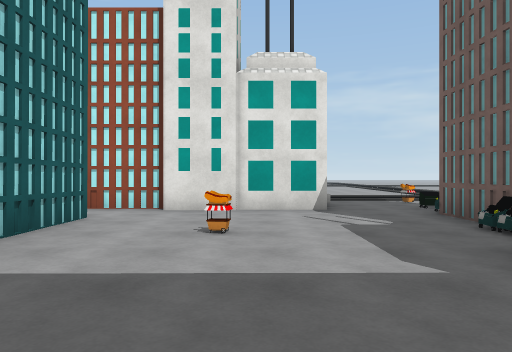
[1] (above)

19 first-person views from a walk through a 3-D level made in the Unity game engine. The camera is 1.3 m above the floor, looks level and sees 70° across. The floor is counted in squares, 2 m on a side. Each view is taken from the middle of a square. On the plan, view 1 faces up. The plan holds only what a view shows up to about 11 squares ahead; the rest is blank. The place goes on beyond the plan. Some surface patterns are stand-ins.

[2]
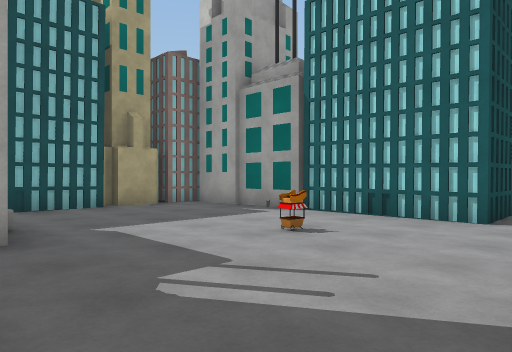

[3]
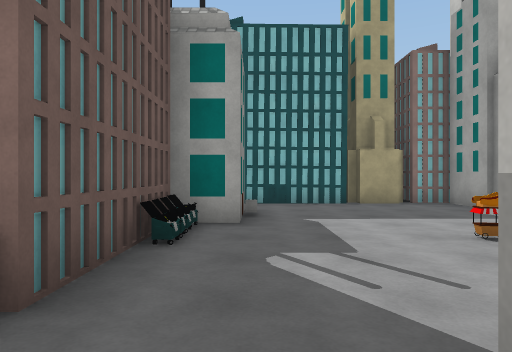

[4]
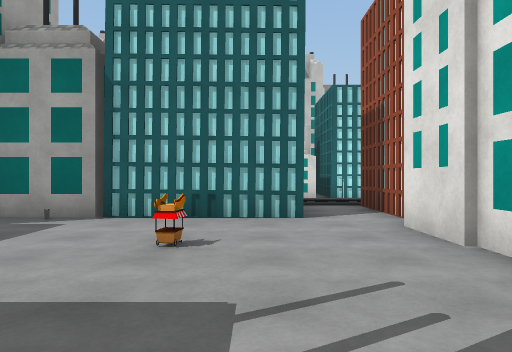

[5]
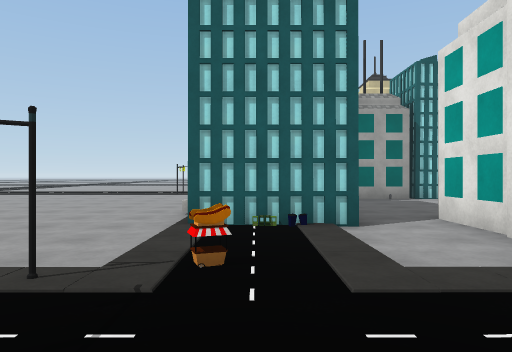

[6]
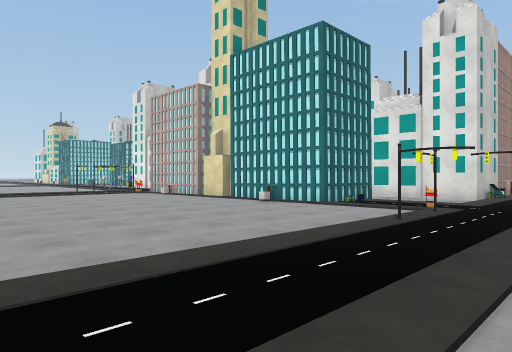

[7]
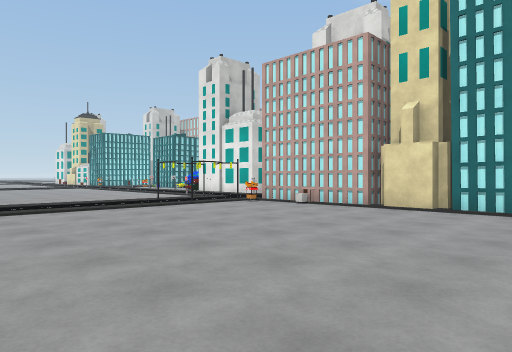

[8]
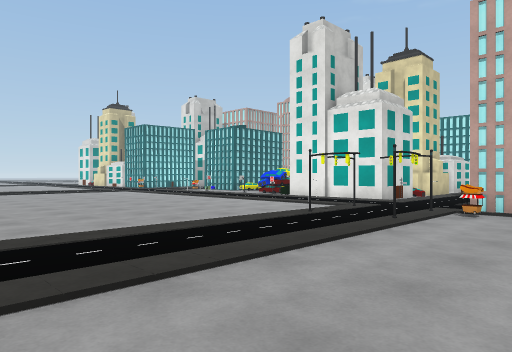

[9]
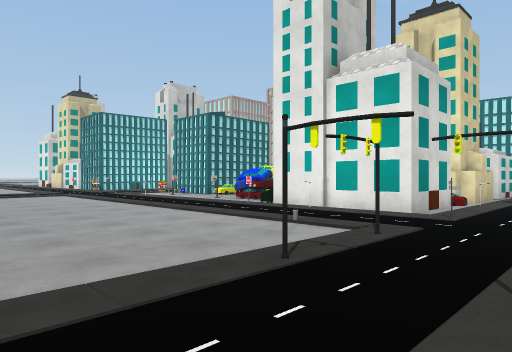

[10]
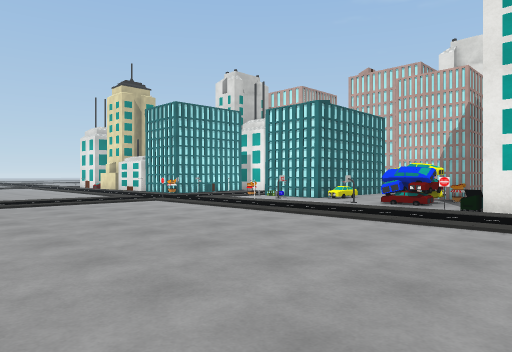

[11]
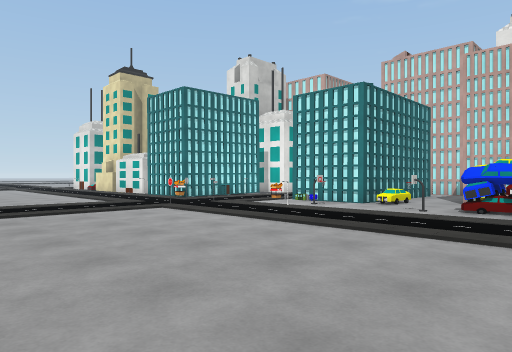

[12]
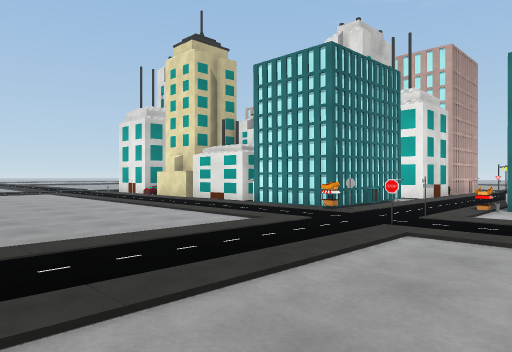

[13]
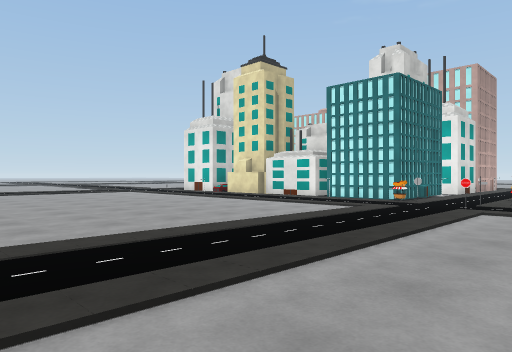

[14]
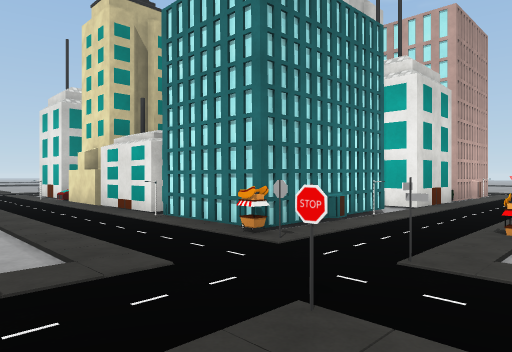

[15]
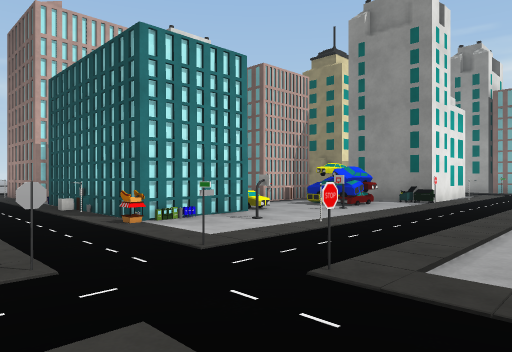

[16]
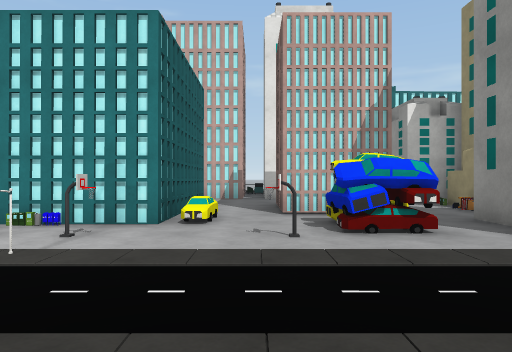

[17]
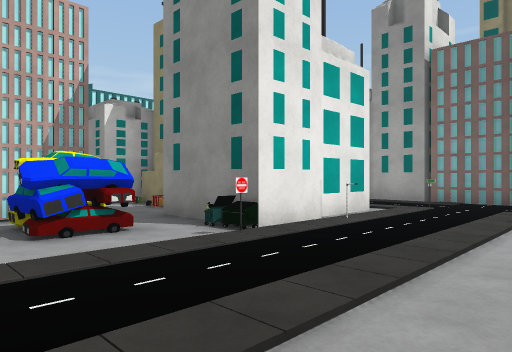

[18]
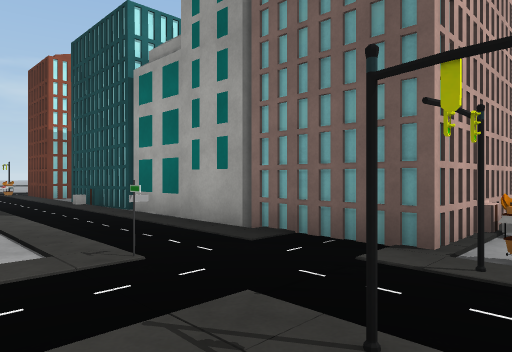

[19]
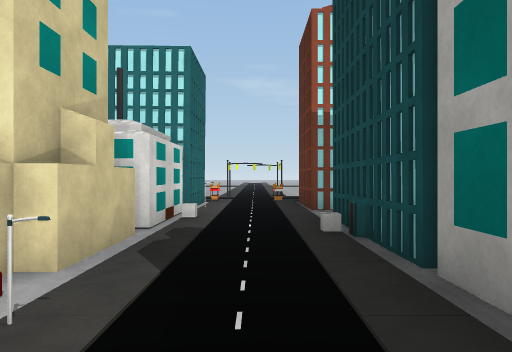

### Floor plan
Key: @ floor where view 1 was taken; # wall or solid block; . floor; / step, stairs or slope; O other object.
Columns run from 29 left of view 1 to 8 right of it. Each row starts with its distance up from view 1.
 11                       O..       ..
 10                       ...      ...
  9          #  O         #.O      ..O
  8          O.O#         #.#      ..O
  7           ..#         O.....###..
  6           ..  ..      /.........O
  5          #..O ..   ###... #......
  4          #..# .. O./##... #..O..O
  3          ...# ..##./###.. O.....O #
  2          #.O# /..#.. /O.. #.....  #O
  1          OO.##/.O#. O#... O.....#O#.
  0  #   ##  #...#..OO#  #... #..@......
 -1 .O.###OO##O#.O....O.O.O..##O####O....
 -2 .........................########.O...
 -3   .........O........./..O########....
 -4  .....................O..............
 -5  ...................................O
 -6   ...................................
 -7  .....................................
 -8  .....................................
 -9      .........    ....................
-10            ...          ... ....  .. .

Where each view was taken, in squares from view 1:
view 1: 0 up, 0 right, facing up
view 2: 7 up, 3 right, facing down-left
view 3: 8 up, 2 right, facing down
view 4: 5 up, 3 right, facing left
view 5: 2 down, 8 right, facing left
view 6: 10 down, 8 right, facing up-left
view 7: 10 down, 2 right, facing up-left
view 8: 10 down, 3 left, facing up-left
view 9: 7 down, 5 left, facing up-left
view 10: 8 down, 9 left, facing up-left
view 11: 7 down, 11 left, facing up-left
view 12: 7 down, 16 left, facing up-left
view 13: 10 down, 16 left, facing up-left
view 14: 4 down, 17 left, facing up-left
view 15: 4 down, 20 left, facing up-right
view 16: 4 down, 14 left, facing up
view 17: 4 down, 14 left, facing up-right
view 18: 4 down, 8 left, facing up-right
view 19: 0 up, 6 left, facing up
